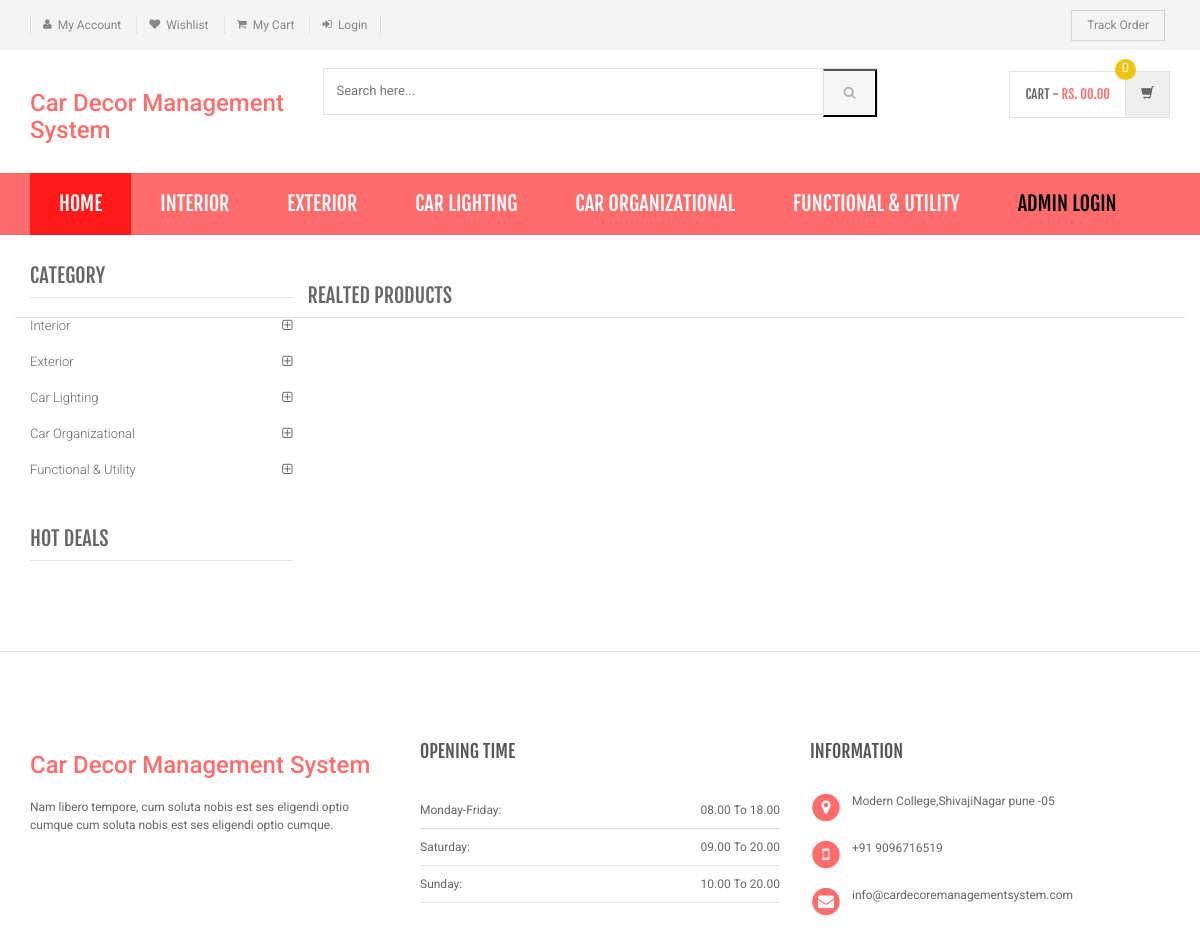
Page /product-details.php on the committed database.
### tables this page shows
CREATE TABLE `category` (
  `id` int(11) NOT NULL,
  `categoryName` varchar(255) DEFAULT NULL,
  `categoryDescription` longtext,
  `creationDate` timestamp NOT NULL DEFAULT CURRENT_TIMESTAMP,
  `updationDate` varchar(255) DEFAULT NULL
);

### product-details.php (the view, shortened to what this page needs)
<?php
include('includes/config.php');
?>
<!DOCTYPE html>
<html lang="en">
	<head>
	    <link rel="stylesheet" href="assets/css/bootstrap.min.css">
	    <link rel="stylesheet" href="assets/css/main.css">
	    <link rel="stylesheet" href="assets/css/red.css">
	    <link rel="stylesheet" href="assets/css/owl.carousel.css">
		<link rel="stylesheet" href="assets/css/owl.transitions.css">
		<link href="assets/css/lightbox.css" rel="stylesheet">
		<link rel="stylesheet" href="assets/css/animate.min.css">
		<link rel="stylesheet" href="assets/css/rateit.css">
		<link rel="stylesheet" href="assets/css/bootstrap-select.min.css">
		<link rel="stylesheet" href="assets/css/config.css">
		<link href="assets/css/green.css" rel="alternate stylesheet" title="Green color">
		<link href="assets/css/blue.css" rel="alternate stylesheet" title="Blue color">
		<link href="assets/css/red.css" rel="alternate stylesheet" title="Red color">
		<link href="assets/css/orange.css" rel="alternate stylesheet" title="Orange color">
		<link href="assets/css/dark-green.css" rel="alternate stylesheet" title="Darkgreen color">
		<link rel="stylesheet" href="assets/css/font-awesome.min.css">
	</head>
    <body class="cnt-home">
<header class="header-style-1">
<?php include('includes/top-header.php');?>
<?php include('includes/main-header.php');?>
<?php include('includes/menu-bar.php');?>
</header>
<div class="body-content outer-top-xs">
	<div class='container'>
		<div class='row single-product outer-bottom-sm '>
			<div class='col-md-3 sidebar'>
				<div class="sidebar-module-container">
<div class="sidebar-widget outer-bottom-xs wow fadeInUp">
	<h3 class="section-title">Category</h3>
	<div class="sidebar-widget-body m-t-10">
		<div class="accordion">
		            <?php $sql=mysqli_query($con,"select id,categoryName  from category");
while($row=mysqli_fetch_array($sql))
{
    ?>
	    	<div class="accordion-group">
	            <div class="accordion-heading">
	                <a href="category.php?cid=<?php echo $row['id'];?>"  class="accordion-toggle collapsed">
	                   <?php echo $row['categoryName'];?>
	                </a>
	            </div>
	        </div>
	        <?php } ?>
	    </div>
	</div>
</div>
<div class="sidebar-widget hot-deals wow fadeInUp">
	<h3 class="section-title">hot deals</h3>
</div>
				</div>
			</div>
<section class="section featured-product wow fadeInUp">
	<h3 class="section-title">Realted Products </h3>
</section>
			</div>
		</div>
</div>
<?php include('includes/footer.php');?>
</body>
</html>

### includes/menu-bar.php (shortened to what this page needs)
<div class="header-nav animate-dropdown">
    <div class="container">
        <div class="yamm navbar navbar-default" role="navigation">
            <div class="nav-bg-class">
                <div class="navbar-collapse collapse" id="mc-horizontal-menu-collapse">
	<div class="nav-outer">
		<ul class="nav navbar-nav">
			<li class="active dropdown yamm-fw">
				<a href="index.php" data-hover="dropdown" class="dropdown-toggle">Home</a>
			</li>
              <?php $sql=mysqli_query($con,"select id,categoryName  from category limit 6");
while($row=mysqli_fetch_array($sql))
{
    ?>
			<li class="dropdown yamm">
				<a href="category.php?cid=<?php echo $row['id'];?>"> <?php echo $row['categoryName'];?></a>
			</li>
			<?php } ?>
			<li class="dropdown yamm">
				<a href="admin/" style="color:#000"> Admin Login</a>
			</li>
		</ul>
		<div class="clearfix"></div>
	</div>
</div>
            </div>
        </div>
    </div>
</div>

### assets/css/red.css (style rules this page uses)
a { color: #ff6c6c; }
.header-style-1 .header-nav { background: #ff6c6c; }
.cnt-home .header-style-1 .header-nav .navbar .navbar-nav > li.active { background: #ff1a1a; }
.sidebar .sidebar-module-container .sidebar-widget .sidebar-widget-body .accordion .accordion-group .accordion-heading .accordion-toggle, .sidebar .sidebar-module-container .sidebar-widget .sidebar-widget-body .accordion .accordion-group .accordion-heading .accordion-toggle:hover, .sidebar .sidebar-module-container .sidebar-widget .sidebar-widget-body .accordion .accordion-group .accordion-heading .accordion-toggle:focus, .sidebar .sidebar-module-container .sidebar-widget .sidebar-widget-body .accordion .accordion-group .accordion-heading .accordion-toggle:after { color: #ff6c6c; }

### assets/css/lightbox.css (style rules this page uses)
body:after { content: url(../images/close.png) url(../images/loading.gif) url(../images/prev.png) url(../images/next.png); display: none; }

### assets/css/green.css (style rules this page uses)
a { color: #abd07e; }
.header-style-1 .header-nav { background: #abd07e; }
.cnt-home .header-style-1 .header-nav .navbar .navbar-nav > li.active { background: #84b943; }
.sidebar .sidebar-module-container .sidebar-widget .sidebar-widget-body .accordion .accordion-group .accordion-heading .accordion-toggle, .sidebar .sidebar-module-container .sidebar-widget .sidebar-widget-body .accordion .accordion-group .accordion-heading .accordion-toggle:hover, .sidebar .sidebar-module-container .sidebar-widget .sidebar-widget-body .accordion .accordion-group .accordion-heading .accordion-toggle:focus, .sidebar .sidebar-module-container .sidebar-widget .sidebar-widget-body .accordion .accordion-group .accordion-heading .accordion-toggle:after { color: #abd07e; }

### assets/css/blue.css (style rules this page uses)
a { color: #3498db; }
.header-style-1 .header-nav { background: #3498db; }
.cnt-home .header-style-1 .header-nav .navbar .navbar-nav > li.active { background: #1d6ca1; }
.sidebar .sidebar-module-container .sidebar-widget .sidebar-widget-body .accordion .accordion-group .accordion-heading .accordion-toggle, .sidebar .sidebar-module-container .sidebar-widget .sidebar-widget-body .accordion .accordion-group .accordion-heading .accordion-toggle:hover, .sidebar .sidebar-module-container .sidebar-widget .sidebar-widget-body .accordion .accordion-group .accordion-heading .accordion-toggle:focus, .sidebar .sidebar-module-container .sidebar-widget .sidebar-widget-body .accordion .accordion-group .accordion-heading .accordion-toggle:after { color: #3498db; }

### assets/css/orange.css (style rules this page uses)
a { color: #f39c12; }
.header-style-1 .header-nav { background: #f39c12; }
.cnt-home .header-style-1 .header-nav .navbar .navbar-nav > li.active { background: #ab6c09; }
.sidebar .sidebar-module-container .sidebar-widget .sidebar-widget-body .accordion .accordion-group .accordion-heading .accordion-toggle, .sidebar .sidebar-module-container .sidebar-widget .sidebar-widget-body .accordion .accordion-group .accordion-heading .accordion-toggle:hover, .sidebar .sidebar-module-container .sidebar-widget .sidebar-widget-body .accordion .accordion-group .accordion-heading .accordion-toggle:focus, .sidebar .sidebar-module-container .sidebar-widget .sidebar-widget-body .accordion .accordion-group .accordion-heading .accordion-toggle:after { color: #f39c12; }

### assets/css/dark-green.css (style rules this page uses)
a { color: #12cca7; }
.header-style-1 .header-nav { background: #12cca7; }
.cnt-home .header-style-1 .header-nav .navbar .navbar-nav > li.active { background: #0b816a; }
.sidebar .sidebar-module-container .sidebar-widget .sidebar-widget-body .accordion .accordion-group .accordion-heading .accordion-toggle, .sidebar .sidebar-module-container .sidebar-widget .sidebar-widget-body .accordion .accordion-group .accordion-heading .accordion-toggle:hover, .sidebar .sidebar-module-container .sidebar-widget .sidebar-widget-body .accordion .accordion-group .accordion-heading .accordion-toggle:focus, .sidebar .sidebar-module-container .sidebar-widget .sidebar-widget-body .accordion .accordion-group .accordion-heading .accordion-toggle:after { color: #12cca7; }

### rows in the picture
category: categoryName "INTERIOR", categoryName "Interior"
category: categoryName "EXTERIOR", categoryName "Exterior"
category: categoryName "CAR LIGHTING", categoryName "Car Lighting"
category: categoryName "CAR ORGANIZATIONAL", categoryName "Car Organizational"
category: categoryName "FUNCTIONAL & UTILITY", categoryName "Functional & Utility"
